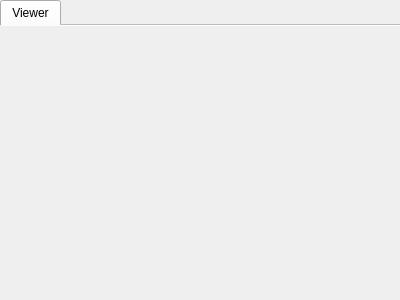
<?xml version="1.0" encoding="UTF-8"?>
<ui version="4.0">
 <class>ui::ViewerDocument</class>
 <widget class="QWidget" name="ui::ViewerDocument">
  <property name="geometry">
   <rect>
    <x>0</x>
    <y>0</y>
    <width>400</width>
    <height>300</height>
   </rect>
  </property>
  <property name="windowTitle">
   <string>Form</string>
  </property>
  <layout class="QVBoxLayout" name="Layout">
   <property name="spacing">
    <number>0</number>
   </property>
   <property name="leftMargin">
    <number>0</number>
   </property>
   <property name="topMargin">
    <number>0</number>
   </property>
   <property name="rightMargin">
    <number>0</number>
   </property>
   <property name="bottomMargin">
    <number>0</number>
   </property>
   <item>
    <widget class="QTabWidget" name="ControlPanels">
     <property name="documentMode">
      <bool>true</bool>
     </property>
     <widget class="QWidget" name="ViewerTabsContainer">
      <attribute name="title">
       <string>Viewer</string>
      </attribute>
      <layout class="QVBoxLayout" name="verticalLayout">
       <property name="spacing">
        <number>0</number>
       </property>
       <property name="leftMargin">
        <number>0</number>
       </property>
       <property name="topMargin">
        <number>0</number>
       </property>
       <property name="rightMargin">
        <number>0</number>
       </property>
       <property name="bottomMargin">
        <number>0</number>
       </property>
       <item>
        <widget class="QTabWidget" name="ViewerTabs">
         <property name="sizePolicy">
          <sizepolicy hsizetype="Expanding" vsizetype="Minimum">
           <horstretch>0</horstretch>
           <verstretch>0</verstretch>
          </sizepolicy>
         </property>
         <property name="documentMode">
          <bool>true</bool>
         </property>
        </widget>
       </item>
      </layout>
     </widget>
    </widget>
   </item>
  </layout>
 </widget>
 <resources/>
 <connections/>
</ui>
